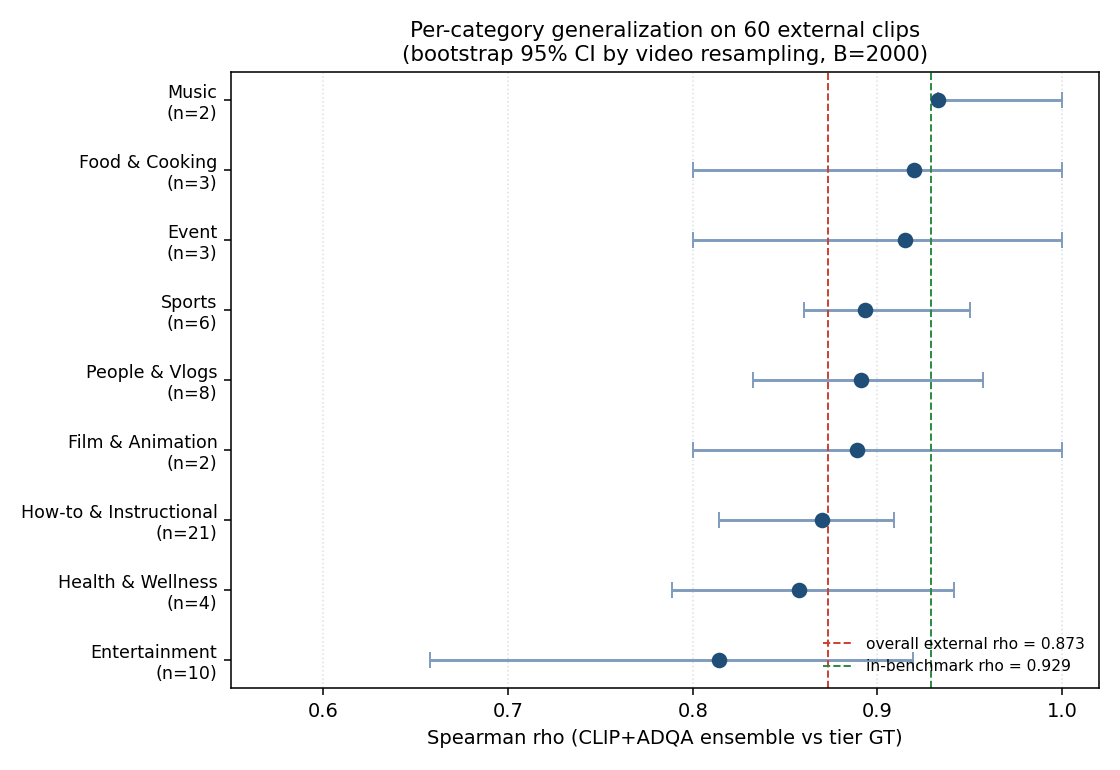

The script that saved this image:
"""Per-category rho with bootstrap CIs on the 60-clip external set.

Paper A Figure: 'Cross-category generalization'.
"""
from __future__ import annotations

import numpy as np
import pandas as pd
import matplotlib.pyplot as plt
from scipy.stats import spearmanr

OUT = "output/charts/scenetwin_per_category_rho.png"
SRC = "cursor/output/external_ensemble_eval.csv"

ens = pd.read_csv(SRC)

rows = []
for cat, grp_cat in ens.groupby("category"):
    cat_vids = grp_cat["video_id"].unique()
    if len(cat_vids) < 2:
        continue
    grp_score = grp_cat["ensemble_mean_clip_top3"].values
    grp_gt    = grp_cat["gt"].values
    r_cat, _  = spearmanr(grp_score, grp_gt)
    cat_indices = {v: np.where(grp_cat["video_id"].values == v)[0] for v in cat_vids}
    boots = []
    rng = np.random.default_rng(42)
    for _ in range(2000):
        sample = rng.choice(cat_vids, size=len(cat_vids), replace=True)
        idx = np.concatenate([cat_indices[v] for v in sample])
        r, _ = spearmanr(grp_score[idx], grp_gt[idx])
        if not np.isnan(r):
            boots.append(r)
    lo, hi = np.percentile(boots, [2.5, 97.5])
    rows.append({"category": cat, "n_clips": len(cat_vids), "rho": r_cat, "lo": lo, "hi": hi})

df = pd.DataFrame(rows).sort_values("rho", ascending=True)

fig, ax = plt.subplots(figsize=(8.0, 5.5))
y = np.arange(len(df))
# Error bars: distance from rho to CI bounds
err_low  = df["rho"].values - df["lo"].values
err_high = df["hi"].values - df["rho"].values
ax.errorbar(df["rho"], y, xerr=[err_low, err_high],
            fmt="o", color="#1f4e79", ecolor="#7f9bbd", capsize=4, markersize=7)
ax.set_yticks(y)
ax.set_yticklabels([f"{c}\n(n={n})" for c, n in zip(df["category"], df["n_clips"])], fontsize=9)
ax.axvline(0.873, color="#cc4030", linestyle="--", linewidth=1, label="overall external rho = 0.873")
ax.axvline(0.929, color="#2a8a40", linestyle="--", linewidth=1, label="in-benchmark rho = 0.929")
ax.set_xlabel("Spearman rho (CLIP+ADQA ensemble vs tier GT)")
ax.set_xlim(0.55, 1.02)
ax.set_title("Per-category generalization on 60 external clips\n(bootstrap 95% CI by video resampling, B=2000)", fontsize=11)
ax.grid(axis="x", linestyle=":", alpha=0.4)
ax.legend(loc="lower right", fontsize=8, frameon=False)
plt.tight_layout()
plt.savefig(OUT, dpi=140)
print(f"saved {OUT}")
